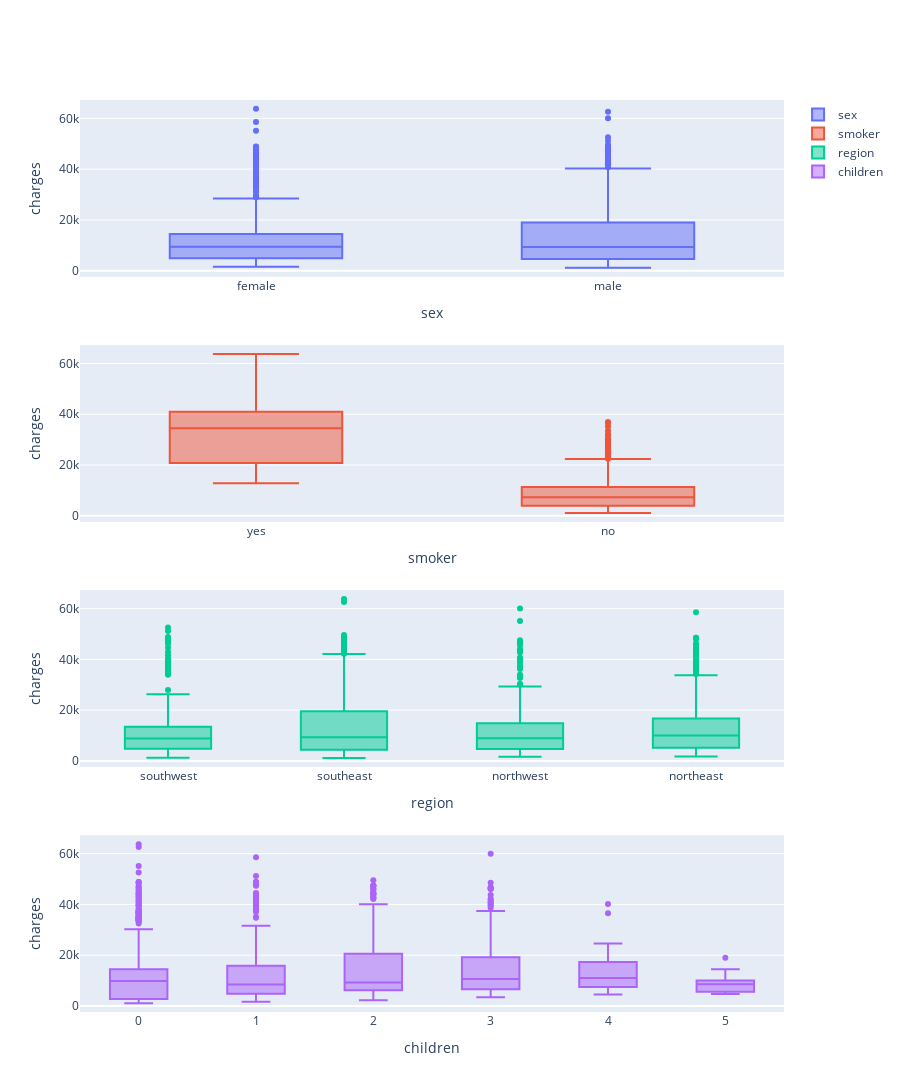

Notebook cell for this chart:
### Markdown cell above
#### Categorical features

### Code cell
plot_univariate_categorical(
    X[['sex', 'smoker', 'region', 'children']], 
    y
)

### Figure 1 — Plotly figure (JSON) as saved in the notebook; plotly's stock layout.template omitted (floating-point values rounded to 4 significant figures; data arrays with more than 128 entries replaced by an {"elided": "..."} marker saying what was removed)
{"data": [{"name": "sex", "type": "box", "x": {"elided": "1338 str values"}, "xaxis": "x", "y": {"elided": "1338 float values"}, "yaxis": "y"}, {"name": "smoker", "type": "box", "x": {"elided": "1338 str values"}, "xaxis": "x2", "y": {"elided": "1338 float values"}, "yaxis": "y2"}, {"name": "region", "type": "box", "x": {"elided": "1338 str values"}, "xaxis": "x3", "y": {"elided": "1338 float values"}, "yaxis": "y3"}, {"name": "children", "type": "box", "x": {"elided": "1338 int values"}, "xaxis": "x4", "y": {"elided": "1338 float values"}, "yaxis": "y4"}], "layout": {"height": 1200, "xaxis": {"anchor": "y", "domain": [0, 1], "title": {"text": "sex"}}, "xaxis2": {"anchor": "y2", "domain": [0, 1], "title": {"text": "smoker"}}, "xaxis3": {"anchor": "y3", "domain": [0, 1], "title": {"text": "region"}}, "xaxis4": {"anchor": "y4", "domain": [0, 1], "title": {"text": "children"}}, "yaxis": {"anchor": "x", "domain": [0.8063, 1], "title": {"text": "charges"}}, "yaxis2": {"anchor": "x2", "domain": [0.5375, 0.7312], "title": {"text": "charges"}}, "yaxis3": {"anchor": "x3", "domain": [0.2687, 0.4625], "title": {"text": "charges"}}, "yaxis4": {"anchor": "x4", "domain": [0, 0.1938], "title": {"text": "charges"}}}}
